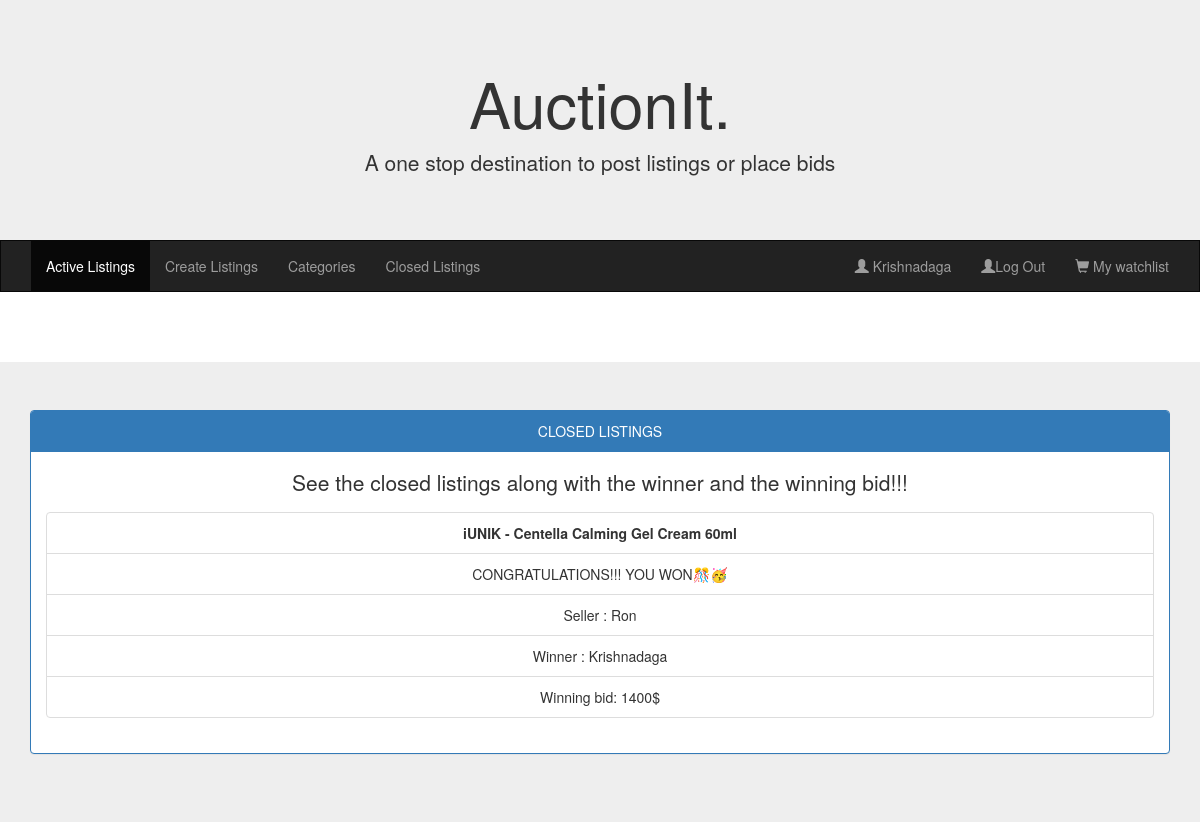
/closedlisting (signed in), run on the app's committed database.
### auctions/models.py (models this page shows)
class User(AbstractUser):
    pass

class Winner(models.Model):
    owner=models.CharField(max_length=64)
    winner=models.CharField(max_length=64)
    productid = models.IntegerField()
    winning_cost = models.IntegerField()
    name = models.CharField(max_length=64, null=True)

### auctions/views.py (the view)
# urls.py: path("closedlisting", views.closedlisting, name="closedlisting")
@login_required(login_url='/login')
def closedlisting(request):
    winners = Winner.objects.all()
    empty = False
    if len(winners) == 0:
        empty = True
    return render(request, "auctions/closedlisting.html", {
        "products": winners,
        "empty": empty
    })

### auctions/templates/auctions/closedlisting.html (shortened to what this page needs)
{% extends "auctions/layout.html" %}
{% block body %}
    <br>
    <div class="jumbotron">
        <div class="container text-center">
                        <div class="panel panel-primary"">
                            <div class="panel-heading">CLOSED LISTINGS</div>
                            <div class="panel-body">
                              <p>See the closed listings along with the winner and the winning bid!!!</p>
                              {% if empty %}
                    <h3>No Closed Listings available</h3>
                            </div>
                            {% else %}
                    {% for product in products %}
                            <ul class="list-group">
                              <li class="list-group-item"><strong>{{product.name}}</strong></li>
                              {% if product.winner == request.user.username %}
                              <li class="list-group-item">CONGRATULATIONS!!! YOU WON🎊🥳 </li>
                              {% endif %}
                              <li class="list-group-item">Seller : {{product.owner}}</li>
                              <li class="list-group-item">Winner : {{product.winner}}</li>
                              <li class="list-group-item">Winning bid: {{product.winning_cost}}$ </li>
                            </ul>
                          </div>
                    {% endfor %}
                {% endif %}
            </div>
        </div>
    </div>
{% endblock %}

### auctions/templates/auctions/layout.html (shortened to what this page needs)
{% load static %}
<!DOCTYPE html>
<html lang="en">
    <head>
  <link rel="stylesheet" href="https://maxcdn.bootstrapcdn.com/bootstrap/3.4.1/css/bootstrap.min.css">
    </head>
    <body>
        <div class="jumbotron">
            <div class="container text-center">
              <h1>AuctionIt. </h1>
              <p>A one stop destination to post listings or place bids</p>
            </div>
          </div>
          <nav class="navbar navbar-inverse">
            <div class="container-fluid">
              <div class="collapse navbar-collapse" id="myNavbar">
                <ul class="nav navbar-nav">
                  <li class="active"><a href="{% url 'index' %}">Active Listings</a></li>
                  <li><a href="{% url 'create' %}">Create Listings</a></li>
                  <li><a href="{% url 'categories' %}">Categories</a></li>
                  <li>
                    <a href="{% url 'closedlisting' %}">Closed Listings</a>
                </li>
                </ul>
                <ul class="nav navbar-nav navbar-right">
                            {% if user.is_authenticated %}
                  <li><a href="#"><span class="glyphicon glyphicon-user"></span> {{ user.username }}</a></li>
                     <li><a href="{% url 'logout' %}"><span class="glyphicon glyphicon-user"></span>Log Out</a></li>
                  <li><a href="{% url 'mywatchlist' %}"><span class="glyphicon glyphicon-shopping-cart"></span> My watchlist</a></li>
                              {% else %}
                                <li><a href="{% url 'login' %}"><span class="glyphicon glyphicon-log-in"></span> Login</a></li>
                                   <li><a href="{% url 'register' %}"><span class="glyphicon glyphicon-user"></span> Register</a></li>
                                               {% endif %}
                </ul>
              </div>
            </div>
          </nav>
        {% block body %}
        {% endblock %}
    </body>
</html>

### auctions/templates/auctions/layout.html (style rules this page uses)
.navbar { margin-bottom: 50px; border-radius: 0; }
.jumbotron { margin-bottom: 0; }

### data on the page
User: username "Krishnadaga"
Winner: name "iUNIK - Centella Calming Gel Cream 60ml", shows "CONGRATULATIONS!!! YOU WON🎊🥳", owner "Ron", winner "Krishnadaga", winning_cost "1400"
